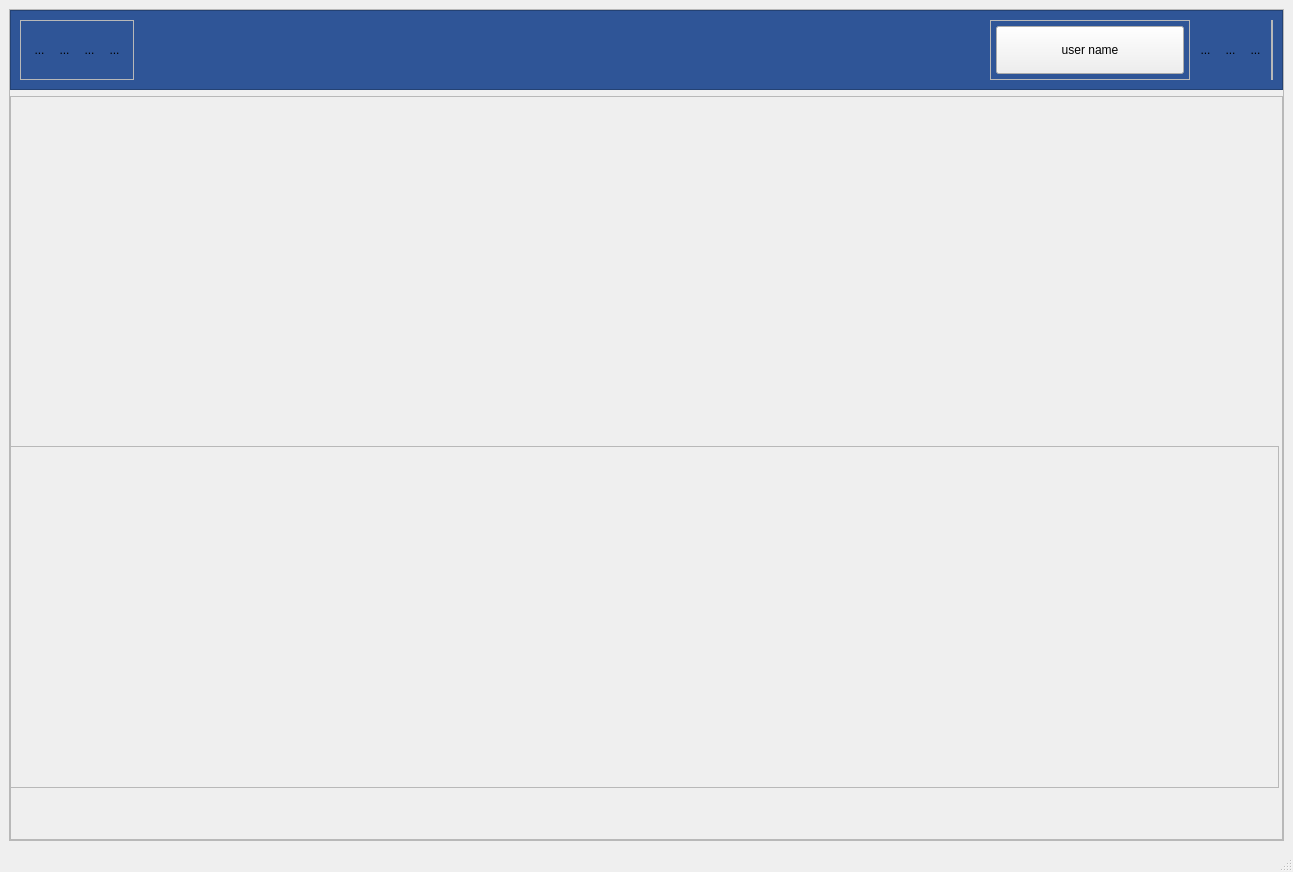
<?xml version="1.0" encoding="UTF-8"?>
<ui version="4.0">
 <class>MainWindow</class>
 <widget class="QMainWindow" name="MainWindow">
  <property name="geometry">
   <rect>
    <x>0</x>
    <y>0</y>
    <width>1293</width>
    <height>872</height>
   </rect>
  </property>
  <property name="windowTitle">
   <string>MainWindow</string>
  </property>
  <widget class="QWidget" name="centralwidget">
   <property name="enabled">
    <bool>true</bool>
   </property>
   <layout class="QVBoxLayout" name="verticalLayout">
    <item>
     <widget class="QFrame" name="frame">
      <property name="frameShape">
       <enum>QFrame::StyledPanel</enum>
      </property>
      <property name="frameShadow">
       <enum>QFrame::Raised</enum>
      </property>
      <layout class="QVBoxLayout" name="verticalLayout_2">
       <property name="leftMargin">
        <number>0</number>
       </property>
       <property name="topMargin">
        <number>0</number>
       </property>
       <property name="rightMargin">
        <number>0</number>
       </property>
       <property name="bottomMargin">
        <number>0</number>
       </property>
       <item>
        <widget class="QFrame" name="A">
         <property name="maximumSize">
          <size>
           <width>100000</width>
           <height>80</height>
          </size>
         </property>
         <property name="styleSheet">
          <string notr="true">#A{
background-color:rgb(47, 85, 151);

}

QToolButton{
border:none
}</string>
         </property>
         <property name="frameShape">
          <enum>QFrame::StyledPanel</enum>
         </property>
         <property name="frameShadow">
          <enum>QFrame::Raised</enum>
         </property>
         <layout class="QHBoxLayout" name="horizontalLayout">
          <item>
           <widget class="QFrame" name="frame_3">
            <property name="frameShape">
             <enum>QFrame::StyledPanel</enum>
            </property>
            <property name="frameShadow">
             <enum>QFrame::Raised</enum>
            </property>
            <layout class="QHBoxLayout" name="horizontalLayout_4">
             <item>
              <widget class="QToolButton" name="toolButton_4">
               <property name="text">
                <string>...</string>
               </property>
               <property name="icon">
                <iconset>
                 <normaloff>icon/home.svg</normaloff>icon/home.svg</iconset>
               </property>
               <property name="iconSize">
                <size>
                 <width>35</width>
                 <height>35</height>
                </size>
               </property>
              </widget>
             </item>
             <item>
              <widget class="QToolButton" name="toolButton_5">
               <property name="text">
                <string>...</string>
               </property>
               <property name="icon">
                <iconset>
                 <normaloff>icon/settings.svg</normaloff>icon/settings.svg</iconset>
               </property>
               <property name="iconSize">
                <size>
                 <width>35</width>
                 <height>35</height>
                </size>
               </property>
              </widget>
             </item>
             <item>
              <widget class="QToolButton" name="toolButton_6">
               <property name="text">
                <string>...</string>
               </property>
               <property name="icon">
                <iconset>
                 <normaloff>icon/light-bulb-on.svg</normaloff>icon/light-bulb-on.svg</iconset>
               </property>
               <property name="iconSize">
                <size>
                 <width>35</width>
                 <height>35</height>
                </size>
               </property>
              </widget>
             </item>
             <item>
              <widget class="QToolButton" name="toolButton_7">
               <property name="text">
                <string>...</string>
               </property>
               <property name="icon">
                <iconset>
                 <normaloff>icon/message-text.svg</normaloff>icon/message-text.svg</iconset>
               </property>
               <property name="iconSize">
                <size>
                 <width>35</width>
                 <height>35</height>
                </size>
               </property>
              </widget>
             </item>
            </layout>
           </widget>
          </item>
          <item>
           <spacer name="horizontalSpacer">
            <property name="orientation">
             <enum>Qt::Horizontal</enum>
            </property>
            <property name="sizeType">
             <enum>QSizePolicy::Expanding</enum>
            </property>
            <property name="sizeHint" stdset="0">
             <size>
              <width>200</width>
              <height>20</height>
             </size>
            </property>
           </spacer>
          </item>
          <item>
           <widget class="QFrame" name="frame_4">
            <property name="minimumSize">
             <size>
              <width>200</width>
              <height>0</height>
             </size>
            </property>
            <property name="maximumSize">
             <size>
              <width>1000</width>
              <height>16777215</height>
             </size>
            </property>
            <property name="frameShape">
             <enum>QFrame::StyledPanel</enum>
            </property>
            <property name="frameShadow">
             <enum>QFrame::Raised</enum>
            </property>
            <layout class="QHBoxLayout" name="horizontalLayout_3">
             <property name="leftMargin">
              <number>5</number>
             </property>
             <property name="topMargin">
              <number>5</number>
             </property>
             <property name="rightMargin">
              <number>5</number>
             </property>
             <property name="bottomMargin">
              <number>5</number>
             </property>
             <item>
              <widget class="QPushButton" name="pushButton">
               <property name="minimumSize">
                <size>
                 <width>40</width>
                 <height>45</height>
                </size>
               </property>
               <property name="maximumSize">
                <size>
                 <width>100000</width>
                 <height>200</height>
                </size>
               </property>
               <property name="font">
                <font>
                 <family>Arial</family>
                </font>
               </property>
               <property name="text">
                <string>user name</string>
               </property>
               <property name="icon">
                <iconset>
                 <normaloff>icon/profile-circle.svg</normaloff>icon/profile-circle.svg</iconset>
               </property>
               <property name="iconSize">
                <size>
                 <width>39</width>
                 <height>39</height>
                </size>
               </property>
              </widget>
             </item>
            </layout>
           </widget>
          </item>
          <item>
           <widget class="QToolButton" name="toolButton">
            <property name="text">
             <string>...</string>
            </property>
            <property name="icon">
             <iconset>
              <normaloff>icon/min_window.svg</normaloff>icon/min_window.svg</iconset>
            </property>
            <property name="iconSize">
             <size>
              <width>35</width>
              <height>35</height>
             </size>
            </property>
           </widget>
          </item>
          <item>
           <widget class="QToolButton" name="toolButton_2">
            <property name="text">
             <string>...</string>
            </property>
            <property name="icon">
             <iconset>
              <normaloff>icon/open_in_window.svg</normaloff>icon/open_in_window.svg</iconset>
            </property>
            <property name="iconSize">
             <size>
              <width>35</width>
              <height>35</height>
             </size>
            </property>
           </widget>
          </item>
          <item>
           <widget class="QToolButton" name="toolButton_3">
            <property name="text">
             <string>...</string>
            </property>
            <property name="icon">
             <iconset>
              <normaloff>icon/close.svg</normaloff>icon/close.svg</iconset>
            </property>
            <property name="iconSize">
             <size>
              <width>35</width>
              <height>35</height>
             </size>
            </property>
           </widget>
          </item>
          <item>
           <widget class="QFrame" name="frame_5">
            <property name="maximumSize">
             <size>
              <width>150</width>
              <height>16777215</height>
             </size>
            </property>
            <property name="frameShape">
             <enum>QFrame::StyledPanel</enum>
            </property>
            <property name="frameShadow">
             <enum>QFrame::Raised</enum>
            </property>
            <layout class="QHBoxLayout" name="horizontalLayout_2">
             <property name="leftMargin">
              <number>0</number>
             </property>
             <property name="topMargin">
              <number>0</number>
             </property>
             <property name="rightMargin">
              <number>0</number>
             </property>
             <property name="bottomMargin">
              <number>0</number>
             </property>
            </layout>
           </widget>
          </item>
         </layout>
        </widget>
       </item>
       <item>
        <widget class="QFrame" name="B">
         <property name="frameShape">
          <enum>QFrame::StyledPanel</enum>
         </property>
         <property name="frameShadow">
          <enum>QFrame::Raised</enum>
         </property>
         <widget class="QFrame" name="C">
          <property name="geometry">
           <rect>
            <x>0</x>
            <y>350</y>
            <width>1269</width>
            <height>342</height>
           </rect>
          </property>
          <property name="frameShape">
           <enum>QFrame::StyledPanel</enum>
          </property>
          <property name="frameShadow">
           <enum>QFrame::Raised</enum>
          </property>
         </widget>
        </widget>
       </item>
      </layout>
     </widget>
    </item>
   </layout>
  </widget>
  <widget class="QMenuBar" name="menubar">
   <property name="geometry">
    <rect>
     <x>0</x>
     <y>0</y>
     <width>1293</width>
     <height>25</height>
    </rect>
   </property>
  </widget>
  <widget class="QStatusBar" name="statusbar"/>
 </widget>
 <resources>
  <include location="../../../res.qrc"/>
 </resources>
 <connections/>
</ui>
